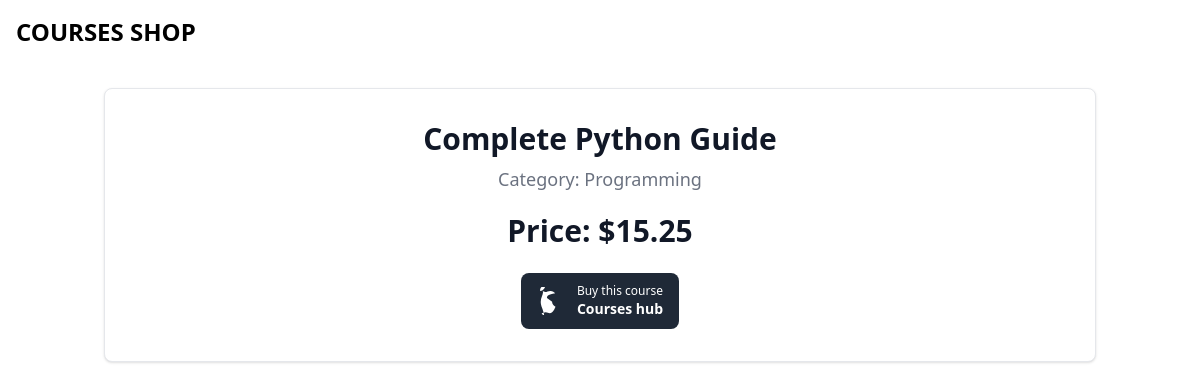
/shop/1, run on the app's committed database.
### shop/models.py (models this page shows, shortened)
class Course(models.Model):
    title = models.CharField(max_length=300)
    price = models.FloatField()
    students_qty = models.IntegerField(default=0)
    reviews_qty = models.IntegerField(default=0)
    category = models.ForeignKey(Category, on_delete=models.CASCADE)
    created_at = models.DateTimeField(default=timezone.now)

class Category(models.Model):
    title = models.CharField(max_length=255)
    created_at = models.DateTimeField(default=timezone.now)

### shop/views.py (the view)
# urls.py: path('<int:course_id>', views.show_course, name='show'),
def show_course(request: HttpRequest, course_id: int) -> HttpResponse:
    course = get_object_or_404(Course, pk=course_id)
    return render(request, 'shop/detail.html', {'course': course})

### templates/shop/detail.html (shortened to what this page needs)
{% extends "base.html" %}
{% block content %}
    <div class="pt-6 px-4">
        <div class="w-full p-4 text-center bg-white border border-gray-200 rounded-lg shadow sm:p-8 dark:bg-gray-800 dark:border-gray-700">
            <h5 class="mb-2 text-3xl font-bold text-gray-900 dark:text-white">{{ course.title }}</h5>
            <p class="mb-5 text-base text-gray-500 sm:text-lg dark:text-gray-400">Category: {{ course.category.title }}</p>
            <span class="text-3xl font-bold text-gray-900 dark:text-white">Price: ${{ course.price }}</span>
            <div class=" items-center justify-center space-y-4 sm:flex sm:space-y-0 sm:space-x-4 pt-6">
                <a href="#" class="w-full sm:w-auto bg-gray-800 hover:bg-gray-700 focus:ring-4 focus:outline-none focus:ring-gray-300 text-white rounded-lg inline-flex items-center justify-center px-4 py-2.5 dark:bg-gray-700 dark:hover:bg-gray-600 dark:focus:ring-gray-700">
                    <div class="text-left">
                        <div class="mb-1 text-xs">Buy this course</div>
                        <div class="-mt-1 font-sans text-sm font-semibold">Courses hub</div>
                    </div>
                </a>
            </div>
        </div>
    </div>
{% endblock %}

### data on the page
Course: title "Complete Python Guide", category "Programming", price "15.25"
